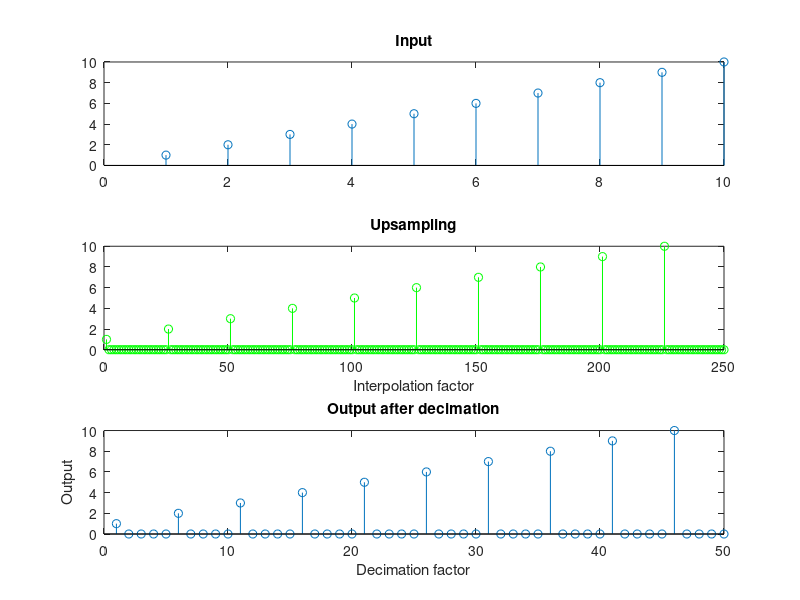

Source code (MATLAB):
clear all;
close all;
clc;
%For discrete input , input->interpolation->decimation->output
d=input('Enter the decimation factor');
i=input('Enter the interpolation factor');

x=[1 2 3 4 5 6 7 8 9 10];
subplot(3,1,1);
stem(x);
title('Input');

Q=zeros(1,i*length(x));
Q(1:i:length(Q))=x; %padding zeros

y=upsample(Q,i);
subplot(3,1,2);
stem(y,'g');
title('Upsampling');
xlabel('Interpolation factor');


%subplot(4,1,3);
%stem(Q,'R');
%title('Zero padding')
y1=downsample(y,d);
subplot(3,1,3);
stem(y1);
title('Output after decimation');
xlabel('Decimation factor');
ylabel('Output');


